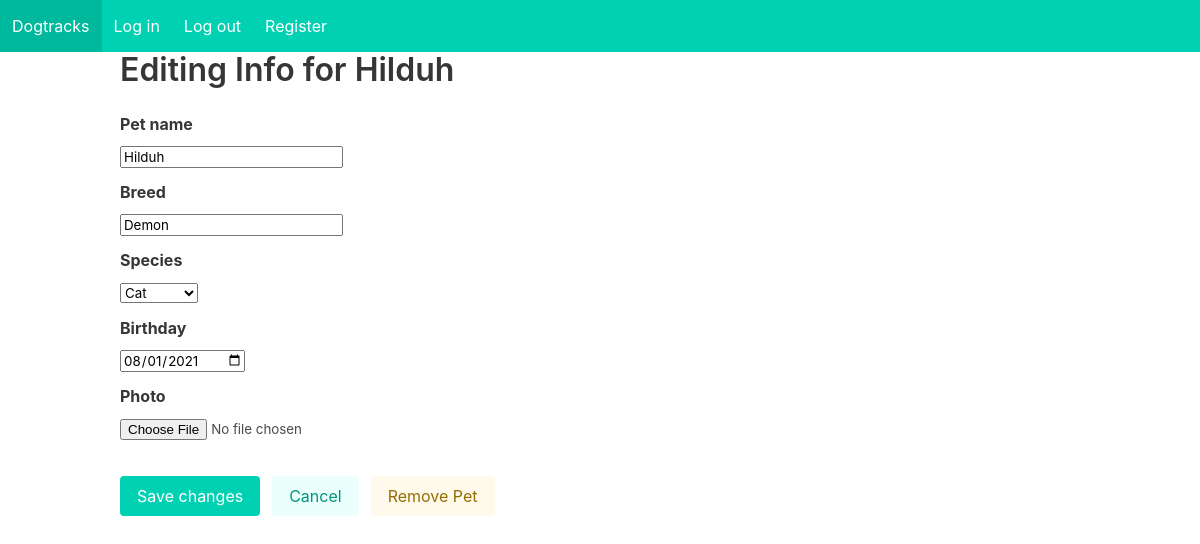
The app's page /dogtracks/update-pet/22 (signed in), older data.
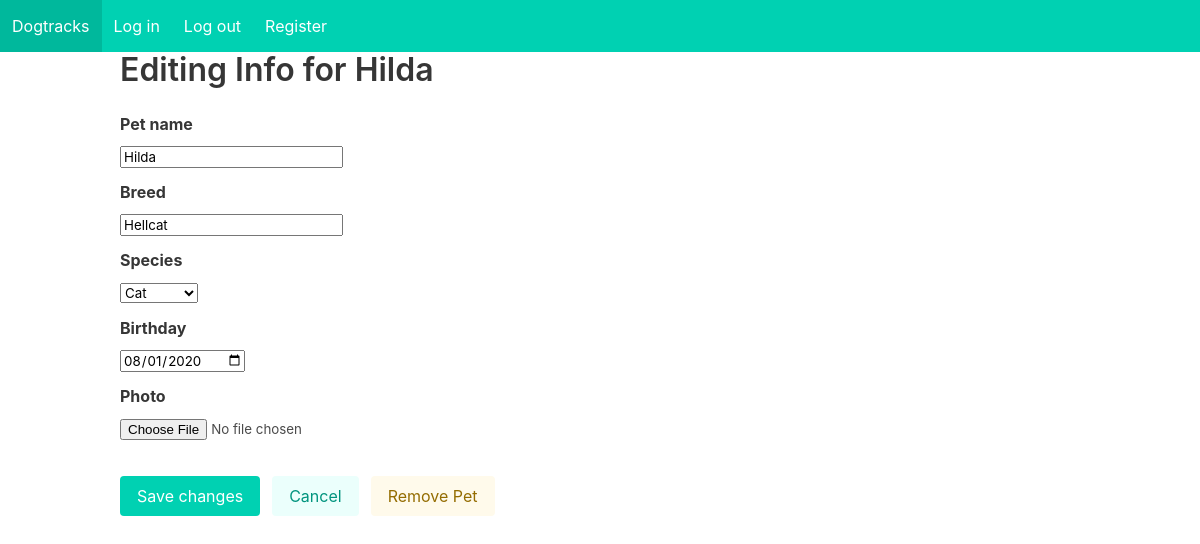
The same page, newer data.
### dogtracks/models.py (models this page shows, shortened)
class Animal(models.Model):
	CHOICES = (('dog', 'Dog'), ('cat', 'Cat'), ('horse', 'Horse'), ('other', 'Other'))
	owner = models.ForeignKey(User, related_name='animals', on_delete=models.SET_NULL, null=True)
	name = models.CharField(max_length=25, null=False, blank=False, verbose_name="Pet name")
	photo = models.ImageField(upload_to='images/', null=True, blank=True)
	breed = models.CharField(max_length=25, blank=True)
	species = models.CharField(choices=CHOICES, max_length=10, blank=True)
	birthday = models.DateField(auto_now=False, auto_now_add=False, null=True, blank=True)

### dogtracks/views.py (the view)
# urls.py: path('update-pet/<int:id>', views.edit_pet, name="update_pet"),
def edit_pet(request, id=None):
	if id:
		pet = Animal.objects.filter(id=id).first()
		title = f"Editing Info for {pet.name}"
		if pet.owner != request.user:
			return HttpResponseForbidden()
	else:
		pet = Animal(owner=request.user)
		title = "Let's add your pet!"
	if request.method == 'POST':
		form = AnimalForm(request.POST, request.FILES, instance=pet)
		print(f"\n\n{form.__dict__}")
		if form.is_valid():
			form.save()
			return HttpResponseRedirect(reverse('index'))
	elif request.method == 'GET':
		form = AnimalForm(instance=pet)
	context = {"form": form,
				"title": title}
	return render(request, 'dogtracks/pet-form.html', context)

### dogtracks/models.py
class AnimalForm(ModelForm):
	class Meta:
		model = Animal
		fields = ['name', 'breed', 'species', 'birthday', 'photo']
		widgets = {'birthday': forms.NumberInput(attrs={'type': 'date'})}

### dogtracks/templates/dogtracks/pet-form.html (shortened to what this page needs)
{% extends 'dogtracks/template.html' %}
{% load static %}
{% block content %}
<div class="container">
	<h1 class="title">{{ title }}</h1>
	<form action="" method="post" enctype="multipart/form-data">
		<div class="field">
			<label class="label">{{ form.name.label }}</label>
			<div class="control">
				{{ form.name }}
			</div>
		</div>
		<div class="field">
			<label class="label">{{ form.breed.label }}</label>
			<div class="control">
				{{ form.breed }}
			</div>
		</div>
		<div class="field">
			<label class="label">{{ form.species.label }}</label>
			<div class="control">
				{{ form.species }}
			</div>
		</div>
		<div class="field">
			<label class="label">{{ form.birthday.label }}</label>
			<div class="control">
				{{ form.birthday }}
			</div>
		</div>
		<div class="field">
			<label class="label">{{ form.photo.label }}</label>
			<div class="control">
			{{ form.photo }}
			</div>
		</div>
		<br>
		<div class="field is-grouped">
			<div class="control">
				<input class="button is-primary" type="submit" value="Save changes" />
			</div>
			<div class="control">
				<button id="btn-cancel-changes" class="button is-primary is-light">
				Cancel
				</button>
			</div>
			{% if form.instance.id %}
				<div class="control" >
					<a class="button is-warning is-light is-link" href="/dogtracks/remove-pet/{{ form.instance.id }}">
					Remove Pet
					</a>
				</div>
			{% endif %}
		</div>
	</form>
</div>
{% endblock %}

Row changes from the older to the newer data that the page shows:
changed Animal "Cat": name "Hilduh" → "Hilda"; breed "Demon" → "Hellcat"; birthday "08/01/2021" → "08/01/2020"
Text that changed along with them:
{{ title }}: "Editing Info for Hilduh" → "Editing Info for Hilda"
